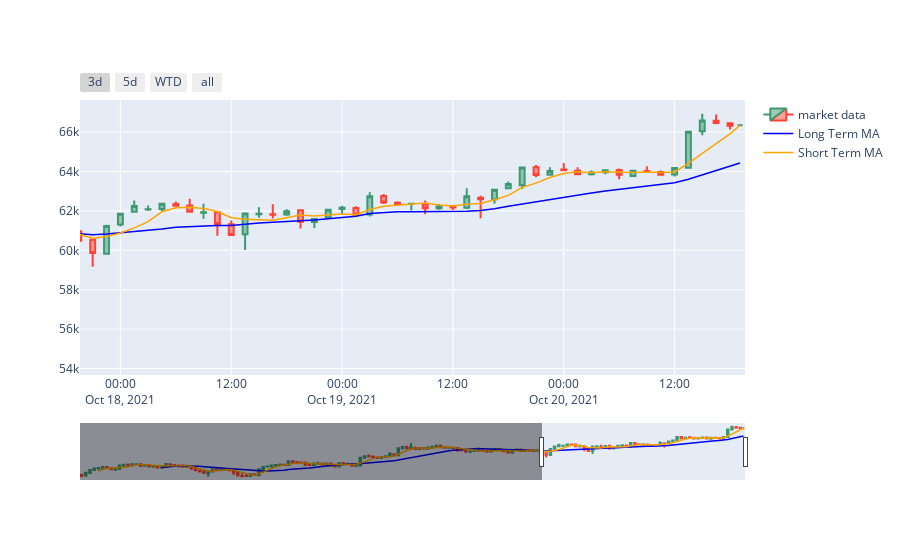

Notebook code cell kept with this figure:
### Code cell
#Updating X axis and graph
# X-Axes
fig.update_xaxes(
    rangeslider_visible=True,
    rangeselector=dict(
        buttons=list([
            dict(count=3, label="3d", step="day", stepmode="backward"),
            dict(count=5, label="5d", step="day", stepmode="backward"),
            dict(count=7, label="WTD", step="day", stepmode="todate"),
            dict(step="all")
        ])
    )
)

### Figure 1 — Plotly figure (JSON) as saved in the notebook; plotly's stock layout.template omitted (floating-point values rounded to 4 significant figures; data arrays with more than 128 entries replaced by an {"elided": "..."} marker saying what was removed)
{"data": [{"close": {"elided": "158 float values"}, "high": {"elided": "158 float values"}, "low": {"elided": "158 float values"}, "name": "market data", "open": {"elided": "158 float values"}, "type": "candlestick", "x": {"elided": "158 str values"}}, {"line": {"color": "blue", "width": 1.5}, "name": "Long Term MA", "type": "scatter", "x": {"elided": "158 str values"}, "y": {"elided": "158 float values"}}, {"line": {"color": "orange", "width": 1.5}, "name": "Short Term MA", "type": "scatter", "x": {"elided": "158 str values"}, "y": {"elided": "158 float values"}}], "layout": {"autosize": true, "xaxis": {"autorange": false, "range": ["2021-10-17 19:37:33", "2021-10-20 19:37:33"], "rangeselector": {"buttons": [{"count": 3, "label": "3d", "step": "day", "stepmode": "backward"}, {"count": 5, "label": "5d", "step": "day", "stepmode": "backward"}, {"count": 7, "label": "WTD", "step": "day", "stepmode": "todate"}, {"step": "all"}]}, "rangeslider": {"autorange": true, "range": ["2021-10-10 23:27:29", "2021-10-20 19:37:33"], "visible": true, "yaxis": {"_template": null, "rangemode": "match"}}, "type": "date"}, "yaxis": {"autorange": true, "range": [53670.0, 67630.0], "type": "linear"}}}
